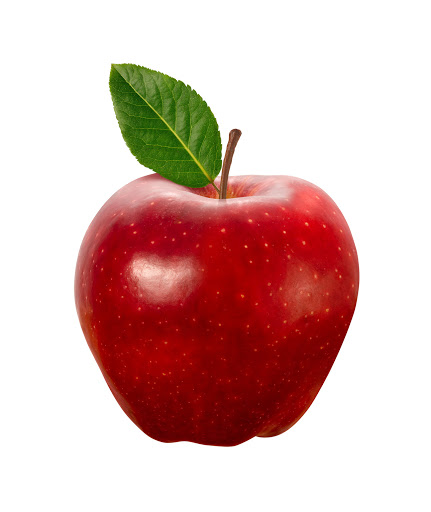
%> input picture img1.jpg, 431 x 512 px
$ octave Test_color.m   (GNU Octave 9; MATLAB toolbox functions it lacks are replaced by stand-ins)
%> lines starting %> are read from the running program, lines starting %| are printed output that depends on the picture; long printed decimals are rounded

% Get the user's image selection using a dialog box
[filename, pathname] = uigetfile({'*.jpg;*.png;*.bmp'}, 'Select a fruit image');
%> the answer given: img1.jpg

% Check if a file was selected
if ~isequal(filename, 0)
  % Combine path and filename for full path
  path = fullfile(pathname, filename);

  % Read the image
  I = imread(path);
%> I is the input picture: size 512x431x3 uint8; mean R, G, B 219.4, 184.6, 180.6
end
% % Replace 'path/to/your/image.jpg' with the actual path to your image
% I = imread('');
HSV = rgb2hsv(I);
%> HSV: size 512x431x3 double; mean H, S, V 0.15, 0.282, 0.868

% Access Hue channel (first channel)
hue_channel = HSV(:,:,1);
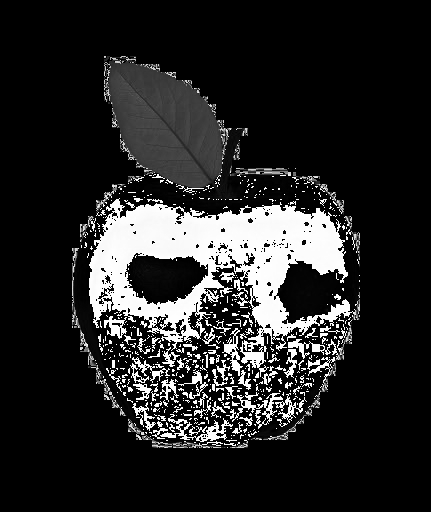
%> hue_channel: size 512x431 double; min 0, max 0.999, mean 0.15

% Access Saturation channel (second channel)
saturation_channel = HSV(:,:,2);
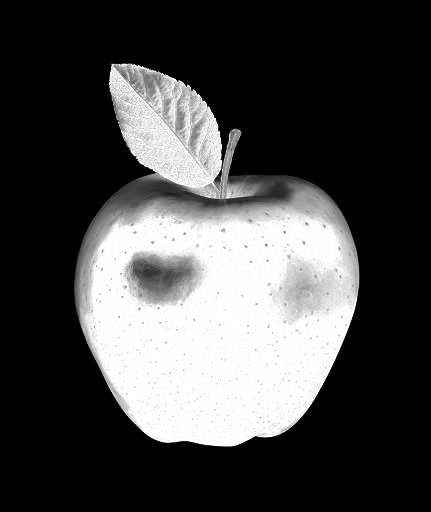
%> saturation_channel: size 512x431 double; min 0, max 1, mean 0.282

% You can further analyze these channels or calculate average Hue and Saturation:
avg_hue = mean2(hue_channel);
%> avg_hue = 0.15
avg_saturation = mean2(saturation_channel);
%> avg_saturation = 0.282

fprintf('Average Hue: %f\n', avg_hue);
%| Average Hue: 0.1498
fprintf('Average Saturation: %f\n', avg_saturation);
%| Average Saturation: 0.2825

$ run again, on img3.jpg
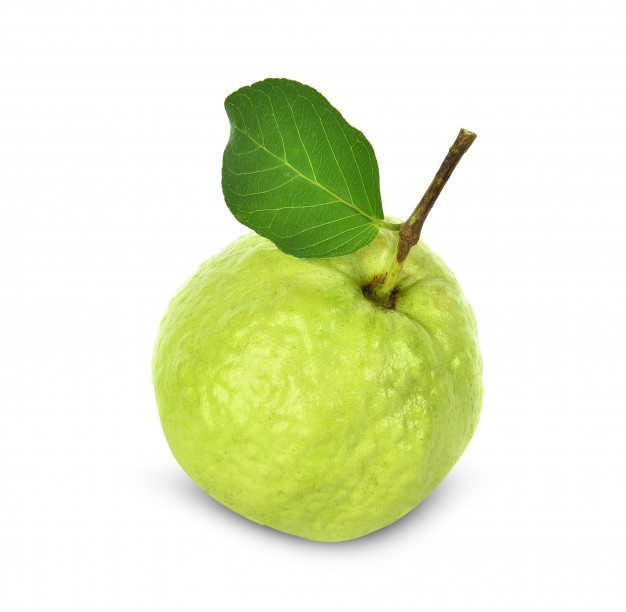
%> input picture img3.jpg, 626 x 612 px
%> I is the input picture: size 612x626x3 uint8; mean R, G, B 229.6, 237, 202.9
%> HSV: size 612x626x3 double; mean H, S, V 0.0659, 0.18, 0.93
%> `hue_channel = HSV(:,:,1);`:
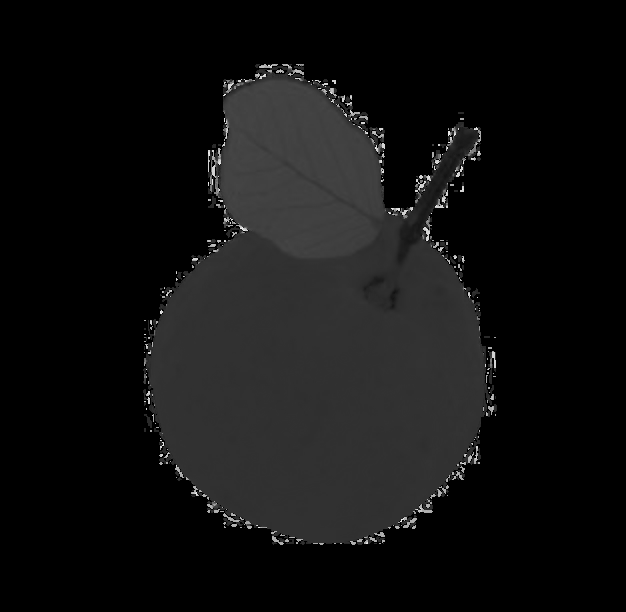
%> hue_channel: size 612x626 double; min 0, max 0.944, mean 0.0659
%> `saturation_channel = HSV(:,:,2);`:
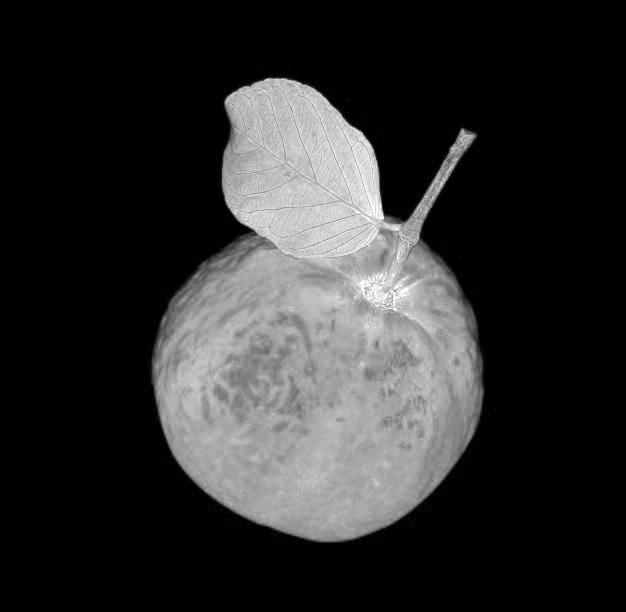
%> saturation_channel: size 612x626 double; min 0, max 1, mean 0.18
%> avg_hue = 0.0659
%> avg_saturation = 0.18
%| Average Hue: 0.06585
%| Average Saturation: 0.1803

$ run again, on img4.jpg
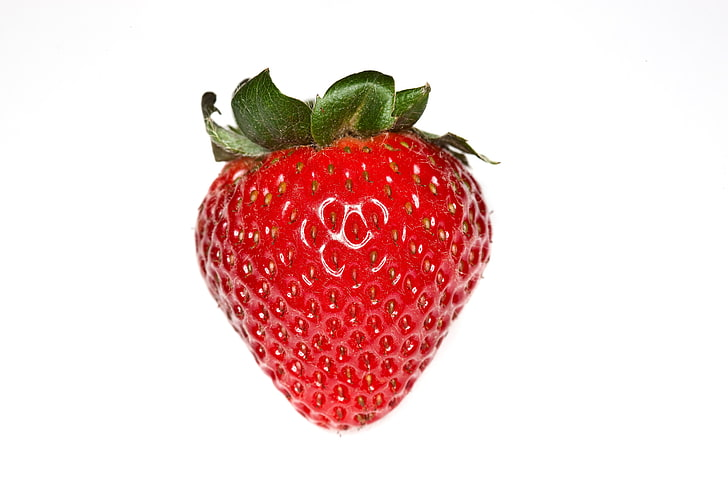
%> input picture img4.jpg, 728 x 485 px
%> I is the input picture: size 485x728x3 uint8; mean R, G, B 239.7, 212.4, 210.2
%> HSV: size 485x728x3 double; mean H, S, V 0.124, 0.163, 0.942
%> `hue_channel = HSV(:,:,1);`:
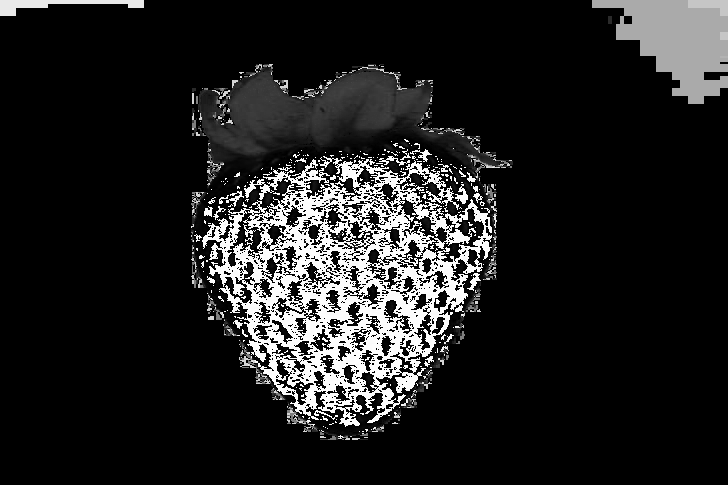
%> hue_channel: size 485x728 double; min 0, max 0.999, mean 0.124
%> `saturation_channel = HSV(:,:,2);`:
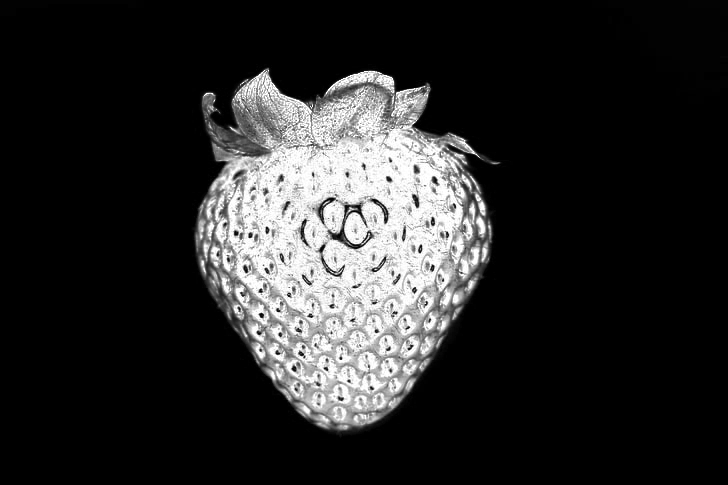
%> saturation_channel: size 485x728 double; min 0, max 1, mean 0.163
%> avg_hue = 0.124
%> avg_saturation = 0.163
%| Average Hue: 0.1244
%| Average Saturation: 0.1631
